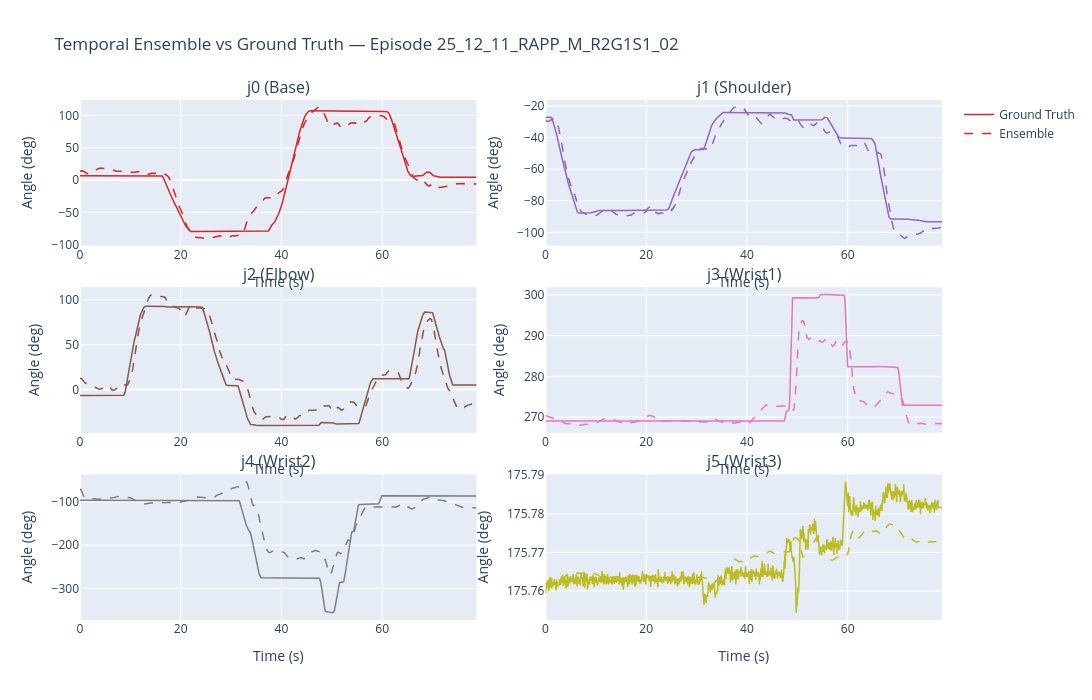

Write notebook code for a chart like this one.
### Markdown cell above
## 4. Ensemble vs Ground Truth Visualization

Compare the temporal ensemble output against ground truth joint trajectories.

### Code cell
ensemble_traj = results['ensemble_trajectory']  # [N, 6] radians
gt_traj = results['gt_trajectory']              # [N, 6] radians

n_output = len(ensemble_traj)
time_axis = np.arange(n_output) / 15.0  # seconds

joint_names = ['j0 (Base)', 'j1 (Shoulder)', 'j2 (Elbow)', 
               'j3 (Wrist1)', 'j4 (Wrist2)', 'j5 (Wrist3)']
colors = ['#d62728', '#9467bd', '#8c564b', '#e377c2', '#7f7f7f', '#bcbd22']

fig = make_subplots(
    rows=3, cols=2,
    subplot_titles=joint_names,
    horizontal_spacing=0.08,
    vertical_spacing=0.08,
)

for j in range(6):
    row, col = j // 2 + 1, j % 2 + 1
    
    # Ground truth
    fig.add_trace(go.Scatter(
        x=time_axis, y=np.degrees(gt_traj[:, j]),
        name='Ground Truth' if j == 0 else None,
        mode='lines', line=dict(color=colors[j], width=1.5),
        showlegend=(j == 0),
    ), row=row, col=col)
    
    # Ensemble prediction
    fig.add_trace(go.Scatter(
        x=time_axis, y=np.degrees(ensemble_traj[:, j]),
        name='Ensemble' if j == 0 else None,
        mode='lines', line=dict(color=colors[j], width=1.5, dash='dash'),
        showlegend=(j == 0),
    ), row=row, col=col)

fig.update_layout(
    height=700, width=1100,
    title_text=f'Temporal Ensemble vs Ground Truth — Episode {test_ep_id}',
)
fig.update_xaxes(title_text='Time (s)')
fig.update_yaxes(title_text='Angle (deg)')
fig.show()

# Per-joint RMSE
min_len = min(len(ensemble_traj), len(gt_traj))
rmse_per_joint = np.sqrt(((ensemble_traj[:min_len] - gt_traj[:min_len]) ** 2).mean(axis=0))
print('\nPer-joint RMSE (ensemble vs GT):')
for j, name in enumerate(joint_names):
    print(f'  {name}: {np.degrees(rmse_per_joint[j]):.2f} deg ({rmse_per_joint[j]:.4f} rad)')

### Figure 1 — Plotly figure (JSON) as saved in the notebook; plotly's stock layout.template omitted (floating-point values rounded to 4 significant figures; data arrays with more than 128 entries replaced by an {"elided": "..."} marker saying what was removed)
{"data": [{"line": {"color": "#d62728", "width": 1.5}, "mode": "lines", "name": "Ground Truth", "showlegend": true, "type": "scatter", "x": {"elided": "1182 float values"}, "xaxis": "x", "y": {"elided": "1182 float values"}, "yaxis": "y"}, {"line": {"color": "#d62728", "dash": "dash", "width": 1.5}, "mode": "lines", "name": "Ensemble", "showlegend": true, "type": "scatter", "x": {"elided": "1182 float values"}, "xaxis": "x", "y": {"elided": "1182 float values"}, "yaxis": "y"}, {"line": {"color": "#9467bd", "width": 1.5}, "mode": "lines", "showlegend": false, "type": "scatter", "x": {"elided": "1182 float values"}, "xaxis": "x2", "y": {"elided": "1182 float values"}, "yaxis": "y2"}, {"line": {"color": "#9467bd", "dash": "dash", "width": 1.5}, "mode": "lines", "showlegend": false, "type": "scatter", "x": {"elided": "1182 float values"}, "xaxis": "x2", "y": {"elided": "1182 float values"}, "yaxis": "y2"}, {"line": {"color": "#8c564b", "width": 1.5}, "mode": "lines", "showlegend": false, "type": "scatter", "x": {"elided": "1182 float values"}, "xaxis": "x3", "y": {"elided": "1182 float values"}, "yaxis": "y3"}, {"line": {"color": "#8c564b", "dash": "dash", "width": 1.5}, "mode": "lines", "showlegend": false, "type": "scatter", "x": {"elided": "1182 float values"}, "xaxis": "x3", "y": {"elided": "1182 float values"}, "yaxis": "y3"}, {"line": {"color": "#e377c2", "width": 1.5}, "mode": "lines", "showlegend": false, "type": "scatter", "x": {"elided": "1182 float values"}, "xaxis": "x4", "y": {"elided": "1182 float values"}, "yaxis": "y4"}, {"line": {"color": "#e377c2", "dash": "dash", "width": 1.5}, "mode": "lines", "showlegend": false, "type": "scatter", "x": {"elided": "1182 float values"}, "xaxis": "x4", "y": {"elided": "1182 float values"}, "yaxis": "y4"}, {"line": {"color": "#7f7f7f", "width": 1.5}, "mode": "lines", "showlegend": false, "type": "scatter", "x": {"elided": "1182 float values"}, "xaxis": "x5", "y": {"elided": "1182 float values"}, "yaxis": "y5"}, {"line": {"color": "#7f7f7f", "dash": "dash", "width": 1.5}, "mode": "lines", "showlegend": false, "type": "scatter", "x": {"elided": "1182 float values"}, "xaxis": "x5", "y": {"elided": "1182 float values"}, "yaxis": "y5"}, {"line": {"color": "#bcbd22", "width": 1.5}, "mode": "lines", "showlegend": false, "type": "scatter", "x": {"elided": "1182 float values"}, "xaxis": "x6", "y": {"elided": "1182 float values"}, "yaxis": "y6"}, {"line": {"color": "#bcbd22", "dash": "dash", "width": 1.5}, "mode": "lines", "showlegend": false, "type": "scatter", "x": {"elided": "1182 float values"}, "xaxis": "x6", "y": {"elided": "1182 float values"}, "yaxis": "y6"}], "layout": {"annotations": [{"font": {"size": 16}, "showarrow": false, "text": "j0 (Base)", "x": 0.23, "xanchor": "center", "xref": "paper", "y": 1, "yanchor": "bottom", "yref": "paper"}, {"font": {"size": 16}, "showarrow": false, "text": "j1 (Shoulder)", "x": 0.77, "xanchor": "center", "xref": "paper", "y": 1, "yanchor": "bottom", "yref": "paper"}, {"font": {"size": 16}, "showarrow": false, "text": "j2 (Elbow)", "x": 0.23, "xanchor": "center", "xref": "paper", "y": 0.64, "yanchor": "bottom", "yref": "paper"}, {"font": {"size": 16}, "showarrow": false, "text": "j3 (Wrist1)", "x": 0.77, "xanchor": "center", "xref": "paper", "y": 0.64, "yanchor": "bottom", "yref": "paper"}, {"font": {"size": 16}, "showarrow": false, "text": "j4 (Wrist2)", "x": 0.23, "xanchor": "center", "xref": "paper", "y": 0.28, "yanchor": "bottom", "yref": "paper"}, {"font": {"size": 16}, "showarrow": false, "text": "j5 (Wrist3)", "x": 0.77, "xanchor": "center", "xref": "paper", "y": 0.28, "yanchor": "bottom", "yref": "paper"}], "height": 700, "title": {"text": "Temporal Ensemble vs Ground Truth — Episode 25_12_11_RAPP_M_R2G1S1_02"}, "width": 1100, "xaxis": {"anchor": "y", "autorange": true, "domain": [0, 0.46], "range": [0, 78.73], "title": {"text": "Time (s)"}, "type": "linear"}, "xaxis2": {"anchor": "y2", "autorange": true, "domain": [0.54, 1], "range": [0, 78.73], "title": {"text": "Time (s)"}, "type": "linear"}, "xaxis3": {"anchor": "y3", "autorange": true, "domain": [0, 0.46], "range": [0, 78.73], "title": {"text": "Time (s)"}, "type": "linear"}, "xaxis4": {"anchor": "y4", "autorange": true, "domain": [0.54, 1], "range": [0, 78.73], "title": {"text": "Time (s)"}, "type": "linear"}, "xaxis5": {"anchor": "y5", "autorange": true, "domain": [0, 0.46], "range": [0, 78.73], "title": {"text": "Time (s)"}, "type": "linear"}, "xaxis6": {"anchor": "y6", "autorange": true, "domain": [0.54, 1], "range": [0, 78.73], "title": {"text": "Time (s)"}, "type": "linear"}, "yaxis": {"anchor": "x", "autorange": true, "domain": [0.72, 1], "range": [-101.4, 124.0], "title": {"text": "Angle (deg)"}, "type": "linear"}, "yaxis2": {"anchor": "x2", "autorange": true, "domain": [0.72, 1], "range": [-108.4, -16.26], "title": {"text": "Angle (deg)"}, "type": "linear"}, "yaxis3": {"anchor": "x3", "autorange": true, "domain": [0.36, 0.64], "range": [-48.02, 113.9], "title": {"text": "Angle (deg)"}, "type": "linear"}, "yaxis4": {"anchor": "x4", "autorange": true, "domain": [0.36, 0.64], "range": [266.2, 301.9], "title": {"text": "Angle (deg)"}, "type": "linear"}, "yaxis5": {"anchor": "x5", "autorange": true, "domain": [0, 0.28], "range": [-372.9, -36.57], "title": {"text": "Angle (deg)"}, "type": "linear"}, "yaxis6": {"anchor": "x6", "autorange": true, "domain": [0, 0.28], "range": [175.8, 175.8], "title": {"text": "Angle (deg)"}, "type": "linear"}}}
